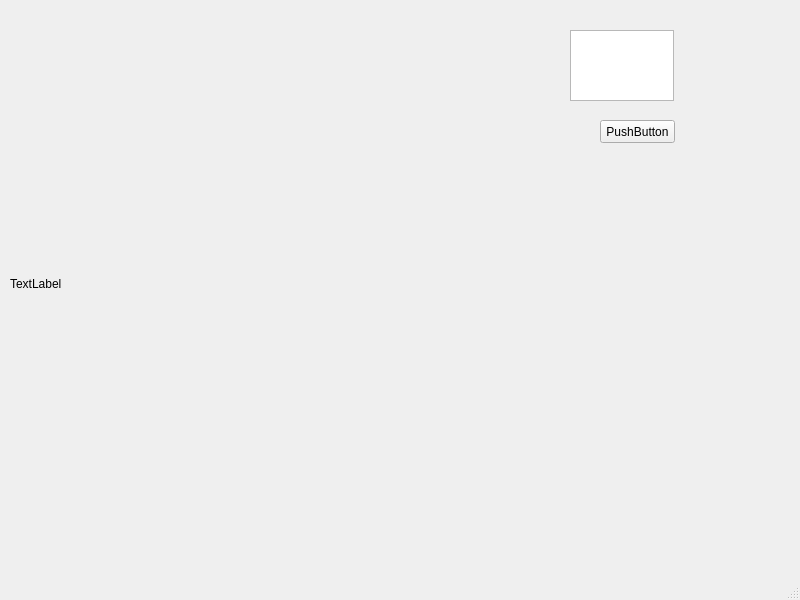
<?xml version="1.0" encoding="UTF-8"?>
<ui version="4.0">
 <class>MainWindow</class>
 <widget class="QMainWindow" name="MainWindow">
  <property name="geometry">
   <rect>
    <x>0</x>
    <y>0</y>
    <width>800</width>
    <height>600</height>
   </rect>
  </property>
  <property name="windowTitle">
   <string>MainWindow</string>
  </property>
  <widget class="QWidget" name="centralwidget">
   <widget class="QTextEdit" name="textEdit">
    <property name="geometry">
     <rect>
      <x>570</x>
      <y>30</y>
      <width>104</width>
      <height>71</height>
     </rect>
    </property>
   </widget>
   <widget class="QLabel" name="label">
    <property name="geometry">
     <rect>
      <x>10</x>
      <y>43</y>
      <width>551</width>
      <height>481</height>
     </rect>
    </property>
    <property name="text">
     <string>TextLabel</string>
    </property>
   </widget>
   <widget class="QPushButton" name="pushButton">
    <property name="geometry">
     <rect>
      <x>600</x>
      <y>120</y>
      <width>75</width>
      <height>23</height>
     </rect>
    </property>
    <property name="text">
     <string>PushButton</string>
    </property>
   </widget>
  </widget>
  <widget class="QMenuBar" name="menubar">
   <property name="geometry">
    <rect>
     <x>0</x>
     <y>0</y>
     <width>800</width>
     <height>22</height>
    </rect>
   </property>
  </widget>
  <widget class="QStatusBar" name="statusbar"/>
 </widget>
 <resources/>
 <connections/>
</ui>
